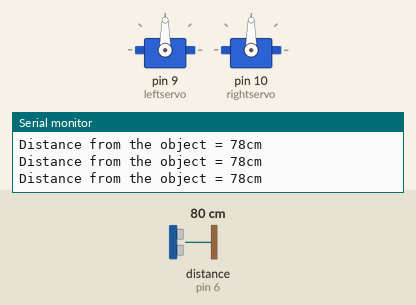
Simulated run of this sketch. Board: Arduino Uno, built with avr-gcc and run on an emulated ATmega328P. Parts: 2 × servo, the last lines printed to the serial monitor. Wiring (inferred from the names in the program): ultrasonic range finder: trigger pin 5; echo pin 6. Inputs (shaded band) come from the test bench; at power-on: distance to the obstacle (sensor on pin 6) 80 cm. The echo pulse lasts 58.3 µs per cm.

Above: at 1.2 s.
1.3 s: distance to the obstacle (sensor on pin 6) set to 45 cm
4.3 s: distance to the obstacle (sensor on pin 6) set to 36 cm
At 4.46 s:
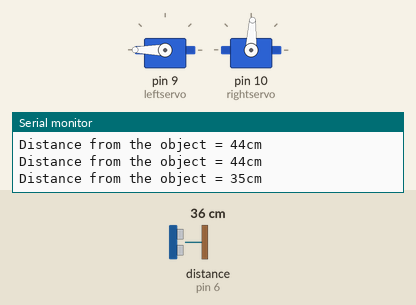
7.3 s: distance to the obstacle (sensor on pin 6) set to 250 cm
At 7.8 s:
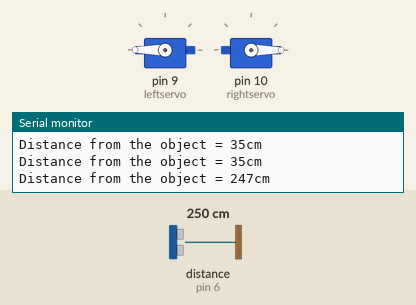
10.3 s: distance to the obstacle (sensor on pin 6) set to 2 cm
At 12.2 s:
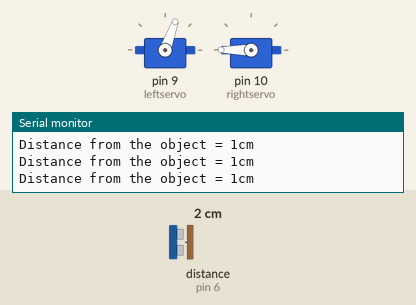
12.9 s: distance to the obstacle (sensor on pin 6) set to 19 cm
15.9 s: distance to the obstacle (sensor on pin 6) set to 24 cm
At 16.23 s:
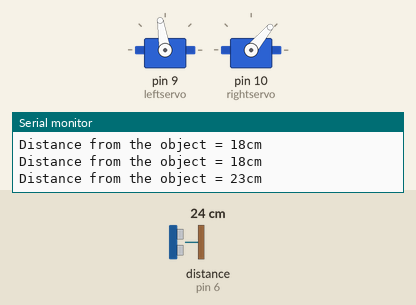
Timing chart, 0 to 19.9 s (numbered marks = the images above; inputs shaded):
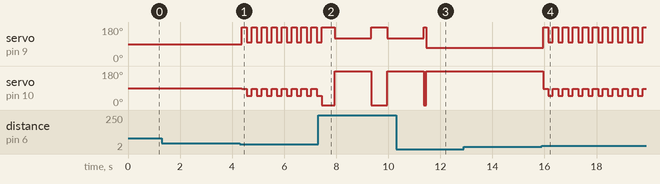

The sketch:

ArduinoPhysical.ino
```cpp
//1,2,3,4

#include <Servo.h>
Servo leftservo;
Servo rightservo;
const int pingPin = 5; // Trigger Pin of Ultrasonic Sensor
const int echoPin = 6; // Echo Pin of Ultrasonic Sensor
void setup() {
  leftservo.attach(9);
  rightservo.attach(10);
   //set up the Serial
  Serial.begin(9600);
  //setup the pin modes
  pinMode(pingPin, OUTPUT);
  pinMode(echoPin, INPUT);
  leftservo.write(90);
  rightservo.write(90);
}
void loop() {
  long duration;
  //clear the ping pin
  long distance;
  digitalWrite(pingPin, LOW);
  delayMicroseconds(2);
  //send the 10 microsecond trigger
  digitalWrite(pingPin, HIGH);
  delayMicroseconds(10);
  digitalWrite(pingPin, LOW);
  //get the pulse duration in microseconds
  duration = pulseIn(echoPin, HIGH);
  // Calculating the distance
  distance= duration*0.034/2;

// Prints the distance on the Serial Monitor
  Serial.print("Distance from the object = ");
  Serial.print(distance);
  Serial.println("cm");

//ENTER SECTION


if(distance > 120 && distance < 180) // This is the code approaching the wall so it can enter a certain distance.
  {
     leftservo.write(145);
     rightservo.write(0);
  }

//FIRST WALL SECTION/ SECOND WALL SECTION


  if(distance > 20 && distance < 40) // Within these distances, the system will attempt to move along the wall and keep parallel using a zig-zag pattern.
  {
     leftservo.write(200);
     rightservo.write(87);
     delay(200);
     leftservo.write(99);
     rightservo.write(50);
     delay(180);
  }

//TOO CLOSE (EMERGENCY) // This is the warning distance. Once the system approaches too close to the wall, it will reverse/adjust itself to the correct distance. This is very important as it helps "reset" the position to try again.


  if(distance < 20 )
  {
     leftservo.write(70);
     rightservo.write(200);
     }


// SHARP TURN SECTION // At this distance, once it does not detect a wall, hence a distance above 180, there will be a sharp turn. The system will roughly attempt to do a 90 degree turn.


         if(distance > 180)
  {
     leftservo.write(180);
     rightservo.write(0);
     delay(500);
     leftservo.write(120);
     rightservo.write(320);
     delay(1400);
     leftservo.write(200);
     rightservo.write(0);
     delay(100);
  }

}
```

Measured:
- the behaviour switches between 41 and 40 cm on distance to the obstacle (sensor on pin 6) (found by bisection; images 0 and 1)
- the behaviour switches between 21 and 22 cm on distance to the obstacle (sensor on pin 6) (found by bisection; images 3 and 4)
- after the input at 4.3 s, servo on pin 9 (leftservo): alternates 180° for 0.20 s and 99° for 0.18 s, starting after 0.07 s; servo on pin 10 (rightservo): alternates 87° for 0.20 s and 50° for 0.18 s, starting after 0.07 s
- after the input at 7.3 s, servo on pin 9 (leftservo): 180° → 120° after 0.64 s, → 180° 1.4 s later, → 120° 0.62 s later; servo on pin 10 (rightservo): alternates 180° for 1.4 s and 0° for 0.56 s, starting after 0.14 s
- after the input at 15.9 s, servo on pin 9 (leftservo): alternates 180° for 0.20 s and 99° for 0.18 s, starting at once; servo on pin 10 (rightservo): alternates 87° for 0.20 s and 50° for 0.18 s, starting at once
